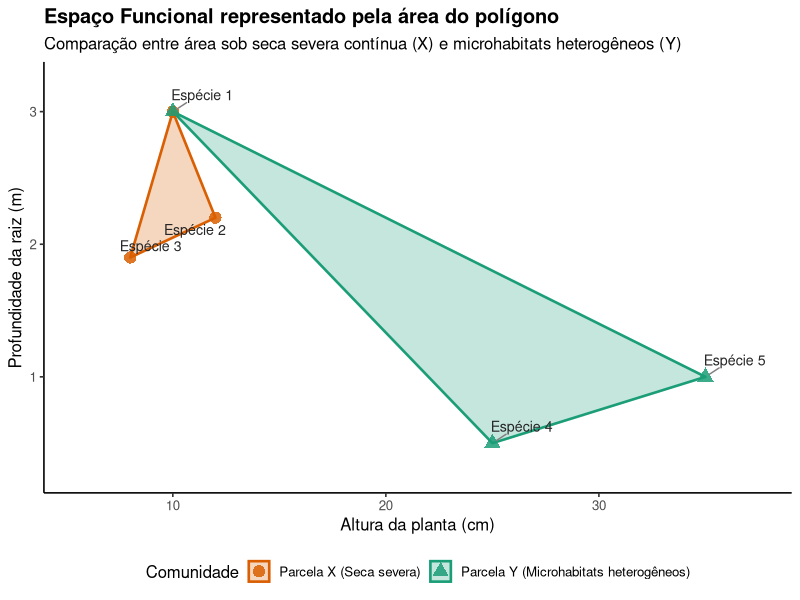

R code for this plot:
## ---- chunk 1
#| echo: false
#| message: false
#| warning: false
library(ggplot2)
library(dplyr)
library(ggrepel)

# 1. Criação do banco de dados
dados <- data.frame(
  parcela = c(
    rep("Parcela X (Seca severa)", 3),
    rep("Parcela Y (Microhabitats heterogêneos)", 3)
  ),
  especie = c(
    "Espécie 1", "Espécie 2", "Espécie 3",
    "Espécie 1", "Espécie 4", "Espécie 5"
  ),
  altura_cm = c(10, 12, 8, 10, 25, 35),
  raiz_m    = c(3.0, 2.2, 1.9, 3.0, 0.5, 1.0)
)

# 2. Cálculo dos vértices do Mínimo Polígono Convexo (MCP) por parcela
mcp_dados <- dados %>%
  group_by(parcela) %>%
  slice(chull(altura_cm, raiz_m))

# 3. Tabela única para os rótulos (evita duplicar o nome "Espécie 1")
rotulos_unicos <- dados %>%
  distinct(especie, altura_cm, raiz_m)

# 4. Geração da figura
ggplot(dados, aes(x = altura_cm, y = raiz_m, color = parcela, fill = parcela)) +
  # Polígonos convexos (MCP)
  geom_polygon(
    data = mcp_dados,
    alpha = 0.25,
    linewidth = 0.9
  ) +
  # Pontos das espécies com formas diferentes para distinguir sobreposição na Espécie 1
  geom_point(aes(shape = parcela), size = 3.8, alpha = 0.85) +
  # Rótulos repelidos automaticamente (sem sobreposição com pontos ou entre si)
  geom_text_repel(
    data = rotulos_unicos,
    aes(x = altura_cm, y = raiz_m, label = especie),
    inherit.aes = FALSE,
    color = "grey15",
    size = 3.6,
    box.padding = 0.5,
    point.padding = 0.4,
    min.segment.length = 0.2,
    segment.color = "grey50",
    seed = 42
  ) +
  # Paleta, formas e ajustes de escala
  scale_color_manual(values = c("#D95F02", "#1B9E77")) +
  scale_fill_manual(values = c("#D95F02", "#1B9E77")) +
  scale_shape_manual(values = c(16, 17)) +
  scale_x_continuous(expand = expansion(mult = c(0.15, 0.15))) +
  scale_y_continuous(expand = expansion(mult = c(0.15, 0.15))) +
  # Títulos e rótulos dos eixos
  labs(
    title = "Espaço Funcional representado pela área do polígono",
    subtitle = "Comparação entre área sob seca severa contínua (X) e microhabitats heterogêneos (Y)",
    x = "Altura da planta (cm)",
    y = "Profundidade da raiz (m)",
    color = "Comunidade",
    fill = "Comunidade",
    shape = "Comunidade"
  ) +
  theme_classic(base_size = 12) +
  theme(
    legend.position = "bottom",
    plot.title = element_text(face = "bold")
  )
